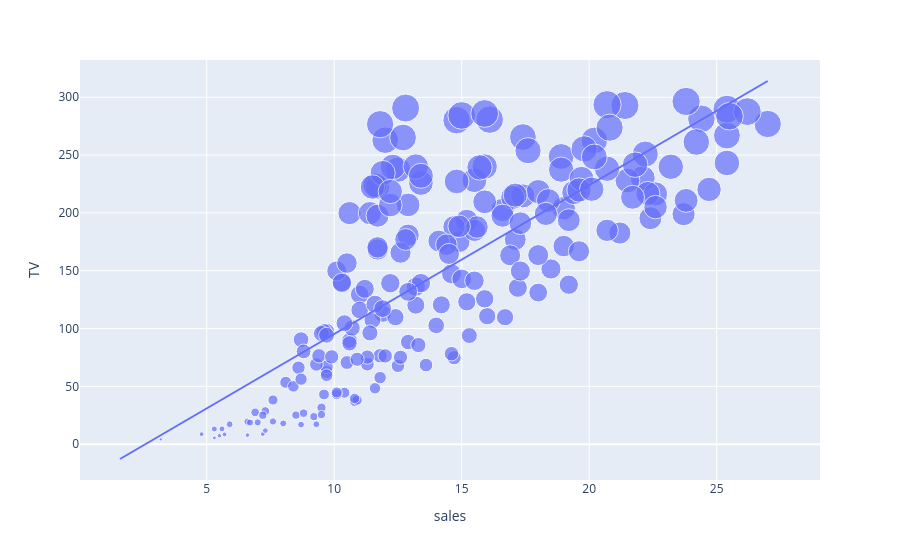

Notebook source saved alongside this figure:
### Code cell
# Let's Visualise the data
# Visualise relationship between amount spendt on platforms and theie corresponding units sold
!pip install plotly 
import plotly.express as px
import plotly.graph_objects as go

# TV

figure = px.scatter(data_frame = data, x="sales", # Changed 'Sales' to 'sales'
                    y="TV", size="TV", trendline="ols")
figure.show()

### Figure 1 — Plotly figure (JSON) as saved in the notebook; plotly's stock layout.template omitted (floating-point values rounded to 4 significant figures; data arrays with more than 128 entries replaced by an {"elided": "..."} marker saying what was removed)
{"data": [{"hovertemplate": "sales=%{x}<br>TV=%{marker.size}<extra></extra>", "legendgroup": "", "marker": {"color": "#636efa", "size": {"elided": "200 float values"}, "sizemode": "area", "sizeref": 0.741, "symbol": "circle"}, "mode": "markers", "name": "", "orientation": "v", "showlegend": false, "type": "scatter", "x": {"elided": "200 float values"}, "xaxis": "x", "y": {"elided": "200 float values"}, "yaxis": "y"}, {"hovertemplate": "<b>OLS trendline</b><br>TV = 12.8717 * sales + -33.4502<br>R<sup>2</sup>=0.611875<br><br>sales=%{x}<br>TV=%{y} <b>(trend)</b><extra></extra>", "legendgroup": "", "marker": {"color": "#636efa", "symbol": "circle"}, "mode": "lines", "name": "", "showlegend": false, "type": "scatter", "x": {"elided": "200 float values"}, "xaxis": "x", "y": {"elided": "200 float values"}, "yaxis": "y"}], "layout": {"legend": {"itemsizing": "constant", "tracegroupgap": 0}, "margin": {"t": 60}, "xaxis": {"anchor": "y", "domain": [0, 1], "title": {"text": "sales"}}, "yaxis": {"anchor": "x", "domain": [0, 1], "title": {"text": "TV"}}}}
